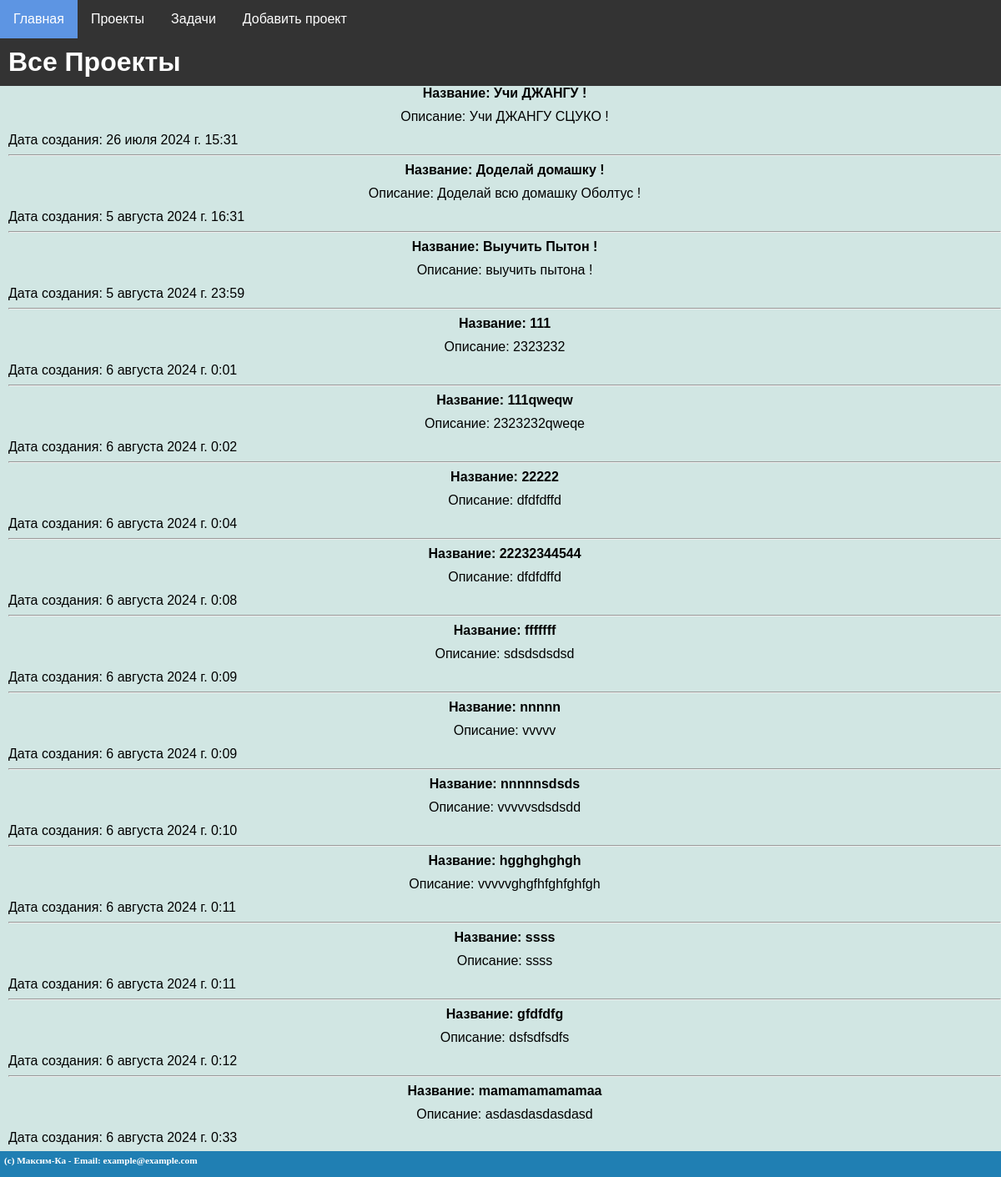
The page /proj/ on the database its author committed.
### mainsite/models.py (models this page shows, shortened)
class Project(models.Model):
    proj_name = models.CharField(max_length=255, unique=True, verbose_name="Название проекта")
    proj_desc = models.TextField(blank=True, verbose_name="Описание проекта")
    proj_create = models.DateTimeField(auto_now_add=True, verbose_name="Дата создания проекта")
    class Meta:
        verbose_name = "Проект"
        verbose_name_plural = "Проект"
        ordering = ["proj_create"]

### mainsite/views.py (the view)
# urls.py: path("proj/", proj,name='proj'),
def proj(request):
    menu = [{'title':'Главная','url':'/'},
            {'title':'Проекты','url':'/proj'},
            {'title':'Задачи','url':'/tasks'},
            {'title':'Добавить проект','url':'/add_proj'}]
    projects = Project.objects.all()
    context = {
        'title': 'Все проекты',
        'menu': menu,
        'projects': projects,
        'footer' : "(c) Максим-Ка - Email: example@example.com",
        'header': "Все Проекты"
        }
    return render(request, 'project_K/proj.html',context)

### mainsite/templates/project_K/proj.html
{% extends 'project_K/base.html' %} {% block content %} {%for a in projects %}
<b>Название: {{ a.proj_name }}</b>
<p>Описание: {{ a.proj_desc }}</p>
<div align="left">Дата создания: {{ a.proj_create }}</div>
<hr />
{% endfor %} {% endblock %}

### mainsite/static/style.css (style rules this page uses)
body, html { background-color: #edf4fc; margin: 0; padding: 0; width: 100%; padding-bottom: 10px; }
p { margin: 0px; padding-top: 10px; padding-bottom: 10px; }

### rows shown on the page
Project: proj_name "Учи ДЖАНГУ !", proj_desc "Учи ДЖАНГУ СЦУКО !", proj_create "26 июля 2024 г. 15:31"
Project: proj_name "Доделай домашку !", proj_desc "Доделай всю домашку Оболтус !", proj_create "5 августа 2024 г. 16:31"
Project: proj_name "Выучить Пытон !", proj_desc "выучить пытона !", proj_create "5 августа 2024 г. 23:59"
Project: proj_name "111", proj_desc "2323232", proj_create "6 августа 2024 г. 0:01"
Project: proj_name "111qweqw", proj_desc "2323232qweqe", proj_create "6 августа 2024 г. 0:02"
Project: proj_name "22222", proj_desc "dfdfdffd", proj_create "6 августа 2024 г. 0:04"
Project: proj_name "22232344544", proj_desc "dfdfdffd", proj_create "6 августа 2024 г. 0:08"
Project: proj_name "fffffff", proj_desc "sdsdsdsdsd", proj_create "6 августа 2024 г. 0:09"
Project: proj_name "nnnnn", proj_desc "vvvvv", proj_create "6 августа 2024 г. 0:09"
Project: proj_name "nnnnnsdsds", proj_desc "vvvvvsdsdsdd", proj_create "6 августа 2024 г. 0:10"
Project: proj_name "hgghghghgh", proj_desc "vvvvvghgfhfghfghfgh", proj_create "6 августа 2024 г. 0:11"
Project: proj_name "ssss", proj_desc "ssss", proj_create "6 августа 2024 г. 0:11"
Project: proj_name "gfdfdfg", proj_desc "dsfsdfsdfs", proj_create "6 августа 2024 г. 0:12"
Project: proj_name "mamamamamamaa", proj_desc "asdasdasdasdasd", proj_create "6 августа 2024 г. 0:33"

### other values the page prints
{{ item.title }} "Главная" "Проекты" "Задачи" "Добавить проект"
{{ header }} "Все Проекты"
{{ footer }} "(c) Максим-Ка - Email: example@example.com"
